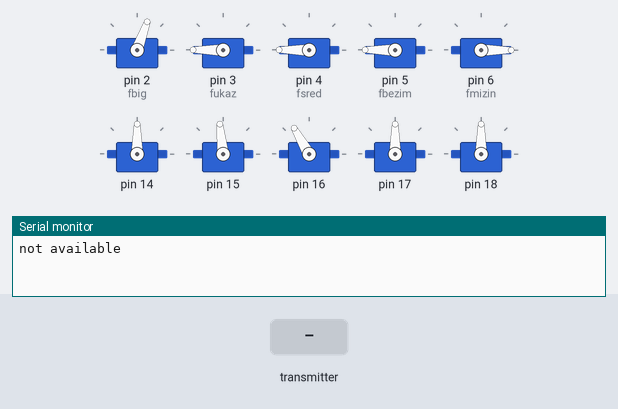
Simulated run of this sketch. Board: Arduino Mega 2560, built with avr-gcc and run on an emulated ATmega2560. Parts: 10 × servo, the last lines printed to the serial monitor. The inputs (shaded band) are chosen by the test bench. No radio packets arrive unless stated.

Above: at 7.8 s.
7.9 s: the transmitter starts sending data.1 = 256
At 14.15 s:
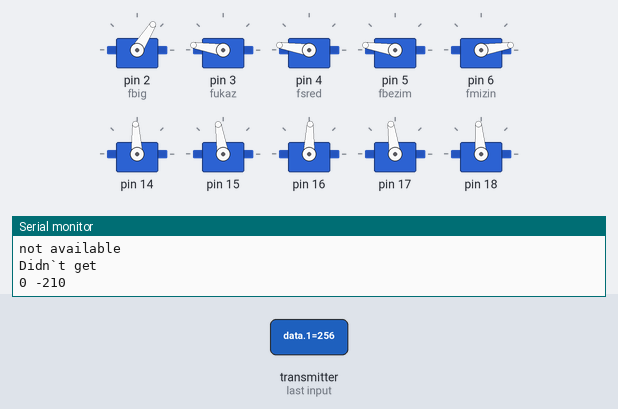
15.8 s: the transmitter starts sending data.2 = 256
At 17.3 s:
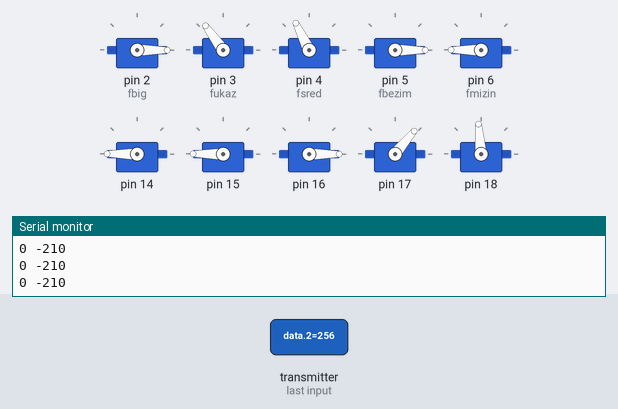
19.3 s: the transmitter starts sending data.3 = 256
At 20.6 s:
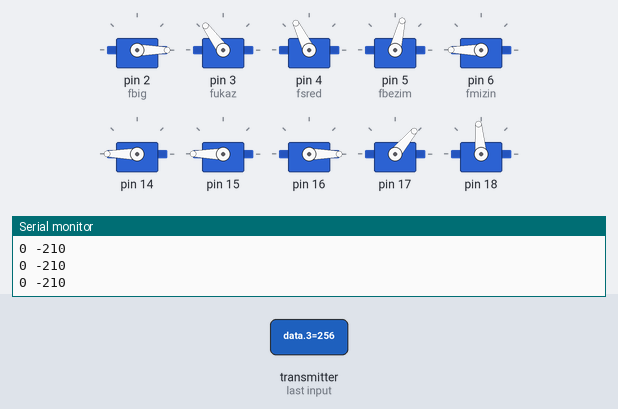
21.4 s: the transmitter starts sending data.4 = 512
At 23.9 s:
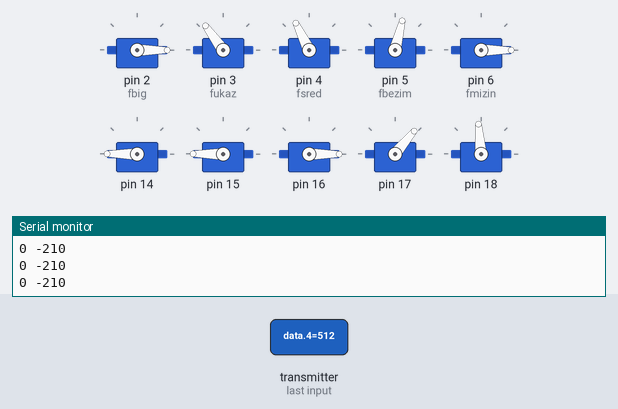
24.9 s: the transmitter starts sending data.5 = 512
At 28.6 s:
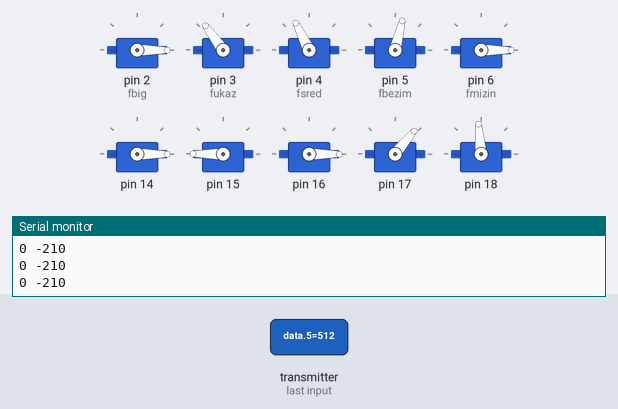
Timing chart, 0 to 29.4 s (numbered marks = the images above; inputs shaded):
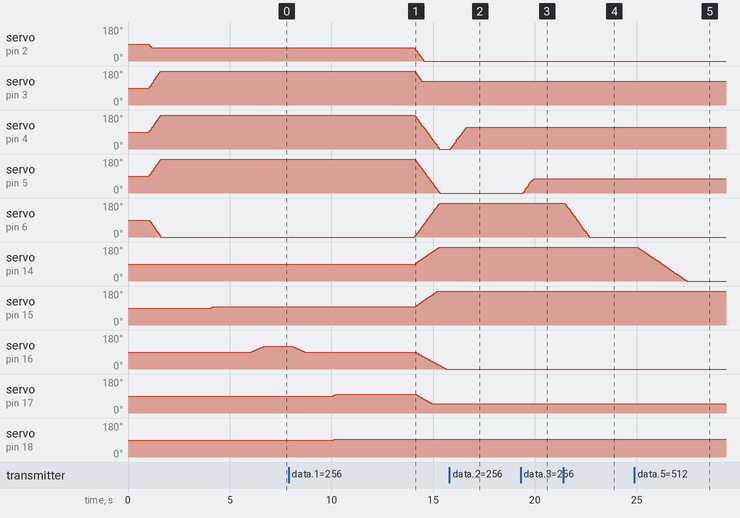

The sketch:

Reciever.ino
```cpp
#include <SPI.h>                                            // Подключаем библиотеку  для работы с шиной SPI
#include <nRF24L01.h>                                      // Подключаем файл настроек из библиотеки RF24
#include <RF24.h>                                         // Подключаем библиотеку  для работы с nRF24L01+
#include <VarSpeedServo.h>
VarSpeedServo fbig;
VarSpeedServo fukaz;
VarSpeedServo fsred;
VarSpeedServo fbezim;
VarSpeedServo fmizin;
VarSpeedServo sixam[5];

int start_value[10]={0,310,320,360,300,450,205,360,150,180};
int servo_angle[10];
RF24           radio(49, 48);                               // Создаём объект radio   для работы с библиотекой RF24, указывая номера выводов nRF24L01+ (CE, CSN)
int            data[10];                                   // Создаём массив для приёма данных
////////////////////////////////////////////////////////////
int bigFing(int bF)
{
  if(bF >= 250){return 70;}
  if(bF<250 && bF >=180){return 35;}
  if(bF<180){return 0;}
}
////////////////////////////////////////////
int elbow(int el)
{
  if(el >= 330){return 150;}
  if(el<330 && el >=220){return 100;}
  if(el<220){return 50;}
}
////////////////////////////////////////////
int spinShoulder(int sho)
{
  int res =sho - start_value[9];
  if(res>0)return 95+res*5;
  if(res>0)return 95-(res*(-5));
}
////////////////////////////////////////////
void setup(){
    Serial.begin(9600);
    delay(1000);
    radio.begin();                                              // Инициируем работу nRF24L01+
    radio.setChannel(120);                                     // Указываем канал приёма данных (от 0 до 127), 5 - значит приём данных осуществляется на частоте 2,405 ГГц (на одном канале может быть только 1 приёмник и до 6 передатчиков)
    radio.setDataRate     (RF24_2MBPS);                       // Указываем скорость передачи данных (RF24_250KBPS, RF24_1MBPS, RF24_2MBPS), RF24_1MBPS - 1Мбит/сек
    radio.setPALevel      (RF24_PA_HIGH);                    // Указываем мощность передатчика (RF24_PA_MIN=-18dBm, RF24_PA_LOW=-12dBm, RF24_PA_HIGH=-6dBm, RF24_PA_MAX=0dBm)
    radio.openReadingPipe (1, 0x1234567890LL);              // Открываем 1 трубу с идентификатором 0x1234567890 для приема данных (на ожном канале может быть открыто до 6 разных труб, которые должны отличаться только последним байтом идентификатора)
    radio.startListening  ();                              // Включаем приемник, начинаем прослушивать открытую трубу
//  radio.stopListening   ();                             // Выключаем приёмник, если потребуется передать данные
   if(radio.available()==0)Serial.println("not available");
  if(radio.available()==1)Serial.println(" available");
  /////////////////////////////////////////////НАСТРОЙКА ЛAДОНИ
  fbig.attach(2);
  fukaz.attach(3);
  fsred.attach(4);
  fbezim.attach(5);
  fmizin.attach(6);
  fbig.write(70,100);delay(5);
  fukaz.write(180,100);delay(5);
  fsred.write(180,100);delay(5);
  fbezim.write(180,100);delay(5);
  fmizin.write(0,100);delay(5);
  delay(3000);
  /////////////////////////////////////////////НАСТРОЙКА 6о МАНИПУЛЯТОРА
  for(int i=0;i<5;i++)
  {
    sixam[i].attach(14+i);
  }
  sixam[0].write(90,30);delay(5);
  sixam[1].write(96,30);delay(5);
  sixam[2].write(90,30);delay(2000);
  sixam[2].write(120,30);delay(2000);
  sixam[2].write(90,30);delay(2000);
  sixam[3].write(100,30);delay(5);
  sixam[4].write(95,30);delay(5);
  delay(4000);
  do
  {
    Serial.println("Didn`t get");
    delay(1);
  }while(radio.available() == 0);
  /*if(radio.available()==1)
  {
    Serial.println("got data ");
    radio.read(&data, sizeof(data));
    start_value[9] = data[9];
    start_value[8] = data[8];
Serial.println("Start data^ ");
     for(int i=0;i<10;i++)
        {
         Serial.print(String(data[i])+"  ");
        }Serial.println();
  }*/
}

void loop(){
   //for(int i=0;i<10000;i++)
  // {
    if(radio.available()==1)
   {
     //Serial.println("available");
        int valBF;
        radio.read(&data, sizeof(data));
/////////////////////////////////////////////////////////////ПРЕОБРАЗОВАНИЕ ПОЛУЧЕННОЙ ИНФОРМАЦИИ
        /* for(int i=0;i<10;i++)
        {
         Serial.print(String(data[i])+"  ");
        }Serial.println();*/
        for(int i=1;i<7;i++)
        {
         servo_angle[i]=180-(start_value[i]-data[i]);
        }
        servo_angle[4]=(start_value[4]-data[4]);
        servo_angle[5]=(start_value[5]-data[5]);
        if(data[6]<195)servo_angle[6]=180;
        else servo_angle[6]=96;
        servo_angle[8]=(90+((data[8]-start_value[8]) * 2));
        Serial.println(String(data[8])+" "+String(servo_angle[8]));
        //servo_angle[9]=180-(start_value[i]-data[i]);
       // servo_angle[7]=(start_value[7]-data[7]);
//////////////////////////////////////////////////////////////// РАБОТА С ПАЛЬЦАМИ

        fbig.write(bigFing(data[0]),100);delay(5);
        fukaz.write(servo_angle[1],100);delay(5);
        fsred.write(servo_angle[2],100);delay(5);
        fbezim.write(servo_angle[3],100);delay(5);
        fmizin.write(servo_angle[4],100);delay(5);

/////////////////////////////////////////////////////////////       // РАБОТА С ОСЯМИ
        sixam[0].write(servo_angle[5],50);               // наклон кисти
        sixam[1].write(servo_angle[6],50);              //  поворот кисти
       sixam[3].write(elbow(data[7]),40);            //   локоть
       //if(i%5==0)
      // {
        sixam[2].write(servo_angle[8],40); delay(100);//}             //   плечо наклон

        //sixam[4].write(spinShoulder(data[9]),40);     //  плечо
        //Serial.println(String(data[9])+" "+String(spinShoulder(data[9])));
    }

}
//}
```

Measured:
- after the input at 7.9 s, servo on pin 2 (fbig): moves from 70° to 0° over 0.47 s, starting after 6.2 s; servo on pin 3 (fukaz): moves from 180° to 126° over 0.34 s, starting after 6.2 s
- after the input at 15.8 s, servo on pin 4 (fsred): moves from 0° to 116° over 0.78 s, starting after 0.08 s
- after the input at 19.3 s, servo on pin 5 (fbezim): moves from 0° to 76° over 0.51 s, starting after 0.14 s
- after the input at 21.4 s, servo on pin 6 (fmizin): moves from 180° to 0° over 1.2 s, starting after 0.08 s
- after the input at 24.9 s, servo on pin 14: moves from 180° to 0° over 2.4 s, starting after 0.14 s
- by itself, servo on pin 17: rises from 90° to 100° in 0.20 s, then falls to 50° in 4.7 s
